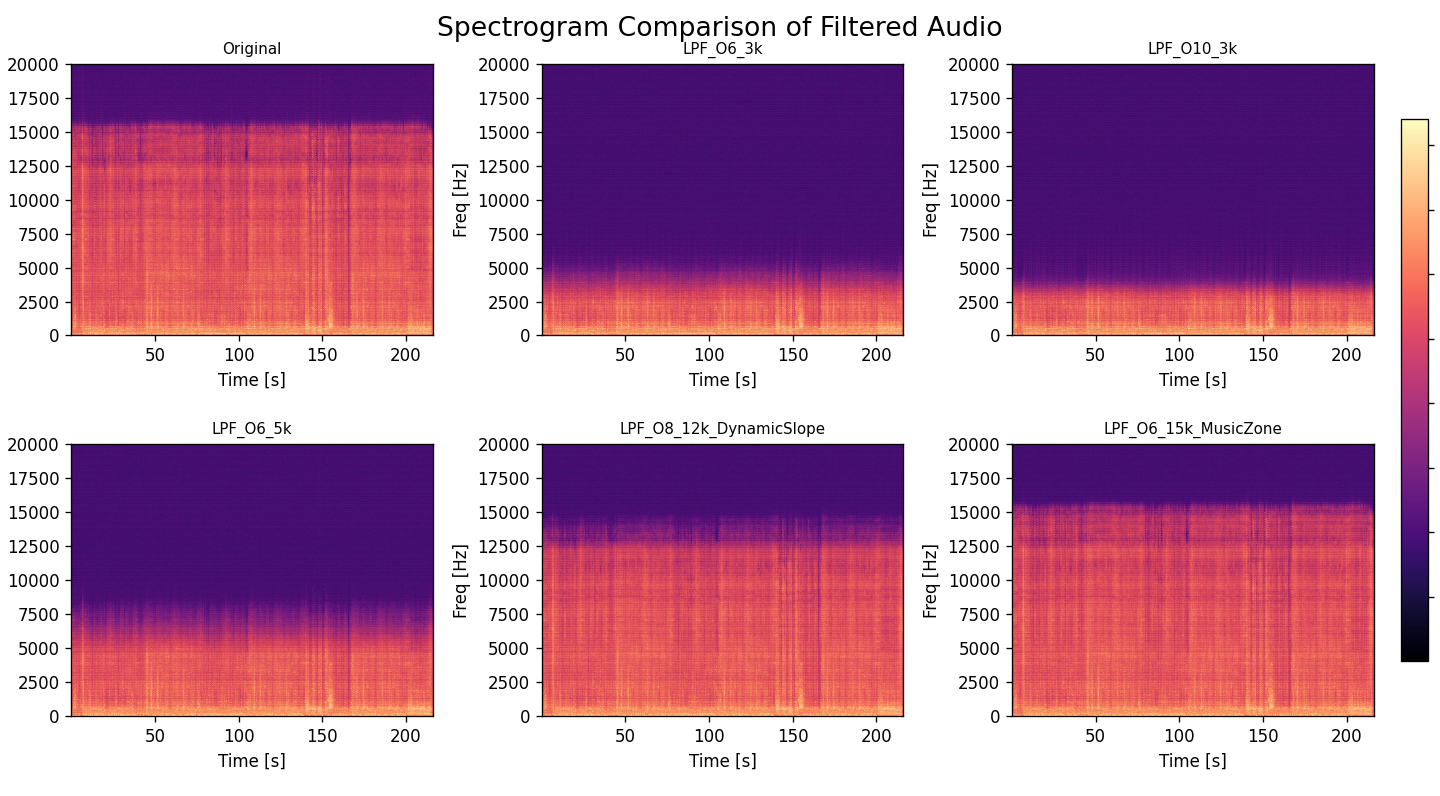

Generate this figure with Python:
import os
import numpy as np
import matplotlib.pyplot as plt
from scipy.io import wavfile
from scipy.signal import spectrogram

file_paths = [
    r"C:\Users\tv365\Desktop\newjeans\newjeans_festival.wav",  # 원본
    r"C:\Users\tv365\Desktop\newjeans\newjeans_festival_LPF_Order6_3kHz.wav",
    r"C:\Users\tv365\Desktop\newjeans\newjeans_festival_LPF_Order10_3kHz.wav",
    r"C:\Users\tv365\Desktop\newjeans\newjeans_festival_LPF_Order6_5kHz.wav",
    r"C:\Users\tv365\Desktop\newjeans\newjeans_festival_LPF_Order8_12kHz_DynamicSlope.wav",
    r"C:\Users\tv365\Desktop\newjeans\newjeans_festival_LPF_Order6_15kHz_MusicZone.wav"
]


num_files = len(file_paths)
ncols = 3
nrows = int(np.ceil(num_files / ncols))
fig, axes = plt.subplots(nrows=nrows, ncols=ncols, figsize=(18, nrows * 3), dpi=120)
axes = axes.flatten()

for i, path in enumerate(file_paths):
    sample_rate, data = wavfile.read(path)
    if data.ndim > 1:
        data = data[:, 0]

    f, t, Sxx = spectrogram(data, fs=sample_rate, nperseg=1024, noverlap=512)
    Sxx_dB = 10 * np.log10(Sxx + 1e-10)

    ax = axes[i]
    im = ax.pcolormesh(t, f, Sxx_dB, shading='gouraud', cmap='magma')
    
    filename = os.path.basename(path).replace("newjeans_festival_", "").replace(".wav", "")
    if filename == "newjeans_festival":
        filename = "Original"
    else:
        filename = filename.replace("Order", "O").replace("cutoff", "C").replace("kHz", "k")

    ax.set_title(filename, fontsize=9)
    ax.set_ylabel('Freq [Hz]')
    ax.set_xlabel('Time [s]')
    ax.set_ylim(0, 20000)

for j in range(i+1, len(axes)):
    fig.delaxes(axes[j])

plt.tight_layout()
plt.subplots_adjust(top=0.92, wspace=0.3, hspace=0.4)
plt.suptitle("Spectrogram Comparison of Filtered Audio", fontsize=16)

fig.colorbar(im, ax=axes.tolist(), orientation='vertical', fraction=0.02, pad=0.02)

plt.show()
